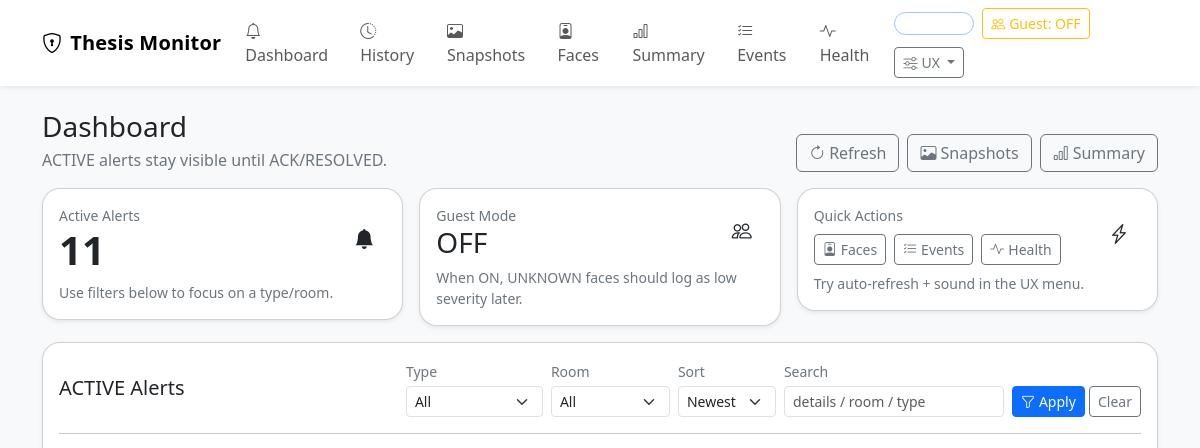
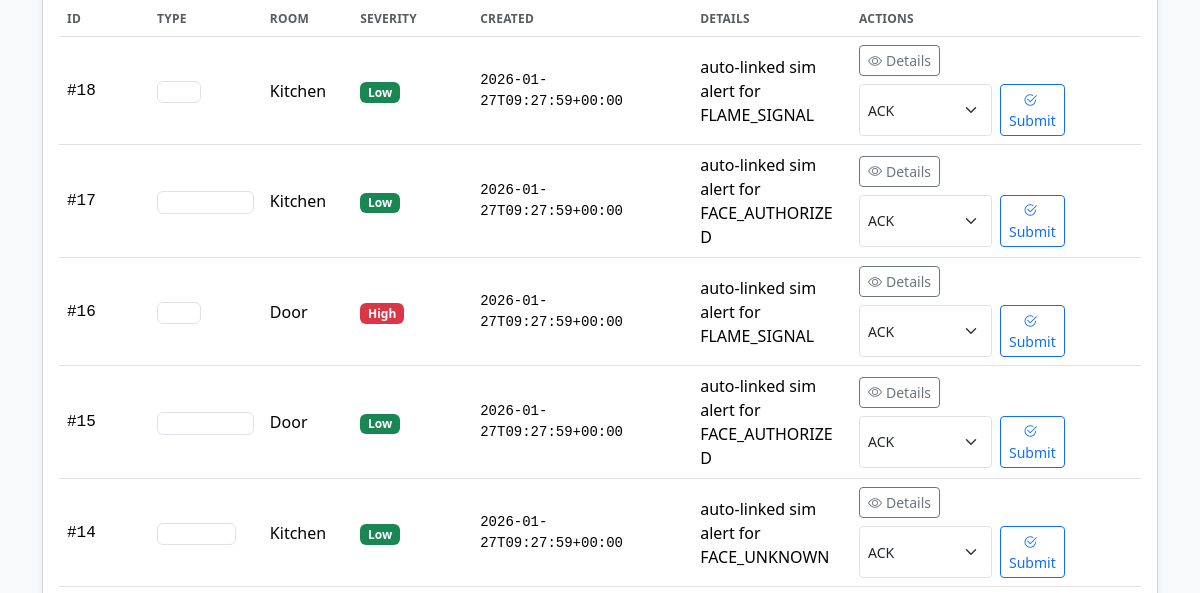
Page /dashboard (upper part) on the earlier database version (2 pictures, top to bottom).
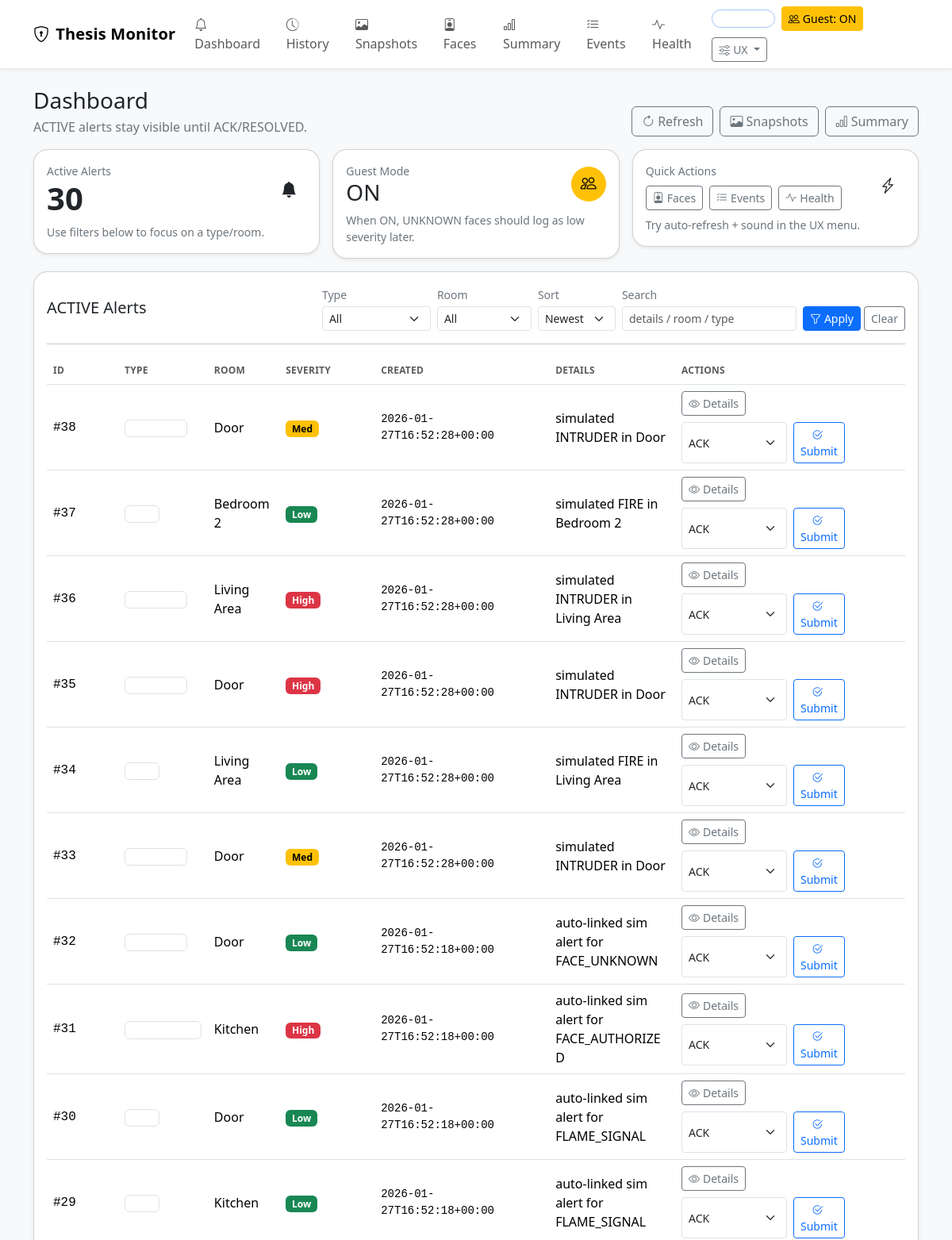
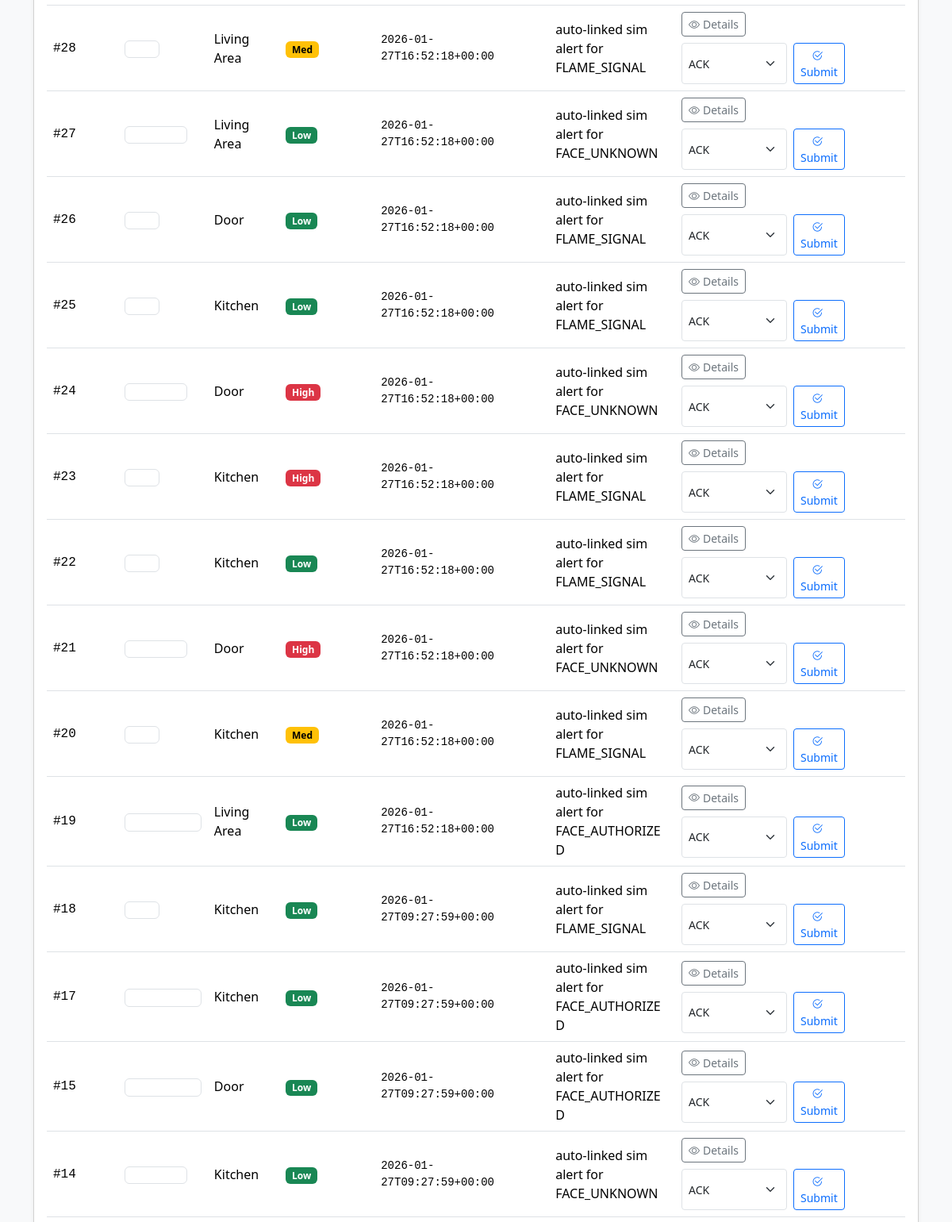
Same page on the later database version (2 pictures, top to bottom).
### tables this page shows
CREATE TABLE alerts (
        id INTEGER PRIMARY KEY AUTOINCREMENT,
        type TEXT NOT NULL,
        room TEXT,
        severity INTEGER NOT NULL DEFAULT 1,
        status TEXT NOT NULL DEFAULT 'ACTIVE', -- ACTIVE | ACK | RESOLVED
        ts TEXT NOT NULL,
        ack_ts TEXT,
        snapshot_path TEXT,
        details TEXT
    );

### pi/app.py (the view)
@app.get("/dashboard")
def dashboard():
    type_filter = request.args.get("type", "").strip()
    room_filter = request.args.get("room", "").strip()
    q = request.args.get("q", "").strip()
    sort = request.args.get("sort", "newest").strip()
    alerts = list_active_alerts(type_filter=type_filter, room_filter=room_filter, q=q, sort=sort)
    types = distinct_alert_types()
    rooms = distinct_alert_rooms()
    return render_template(
        "dashboard.html",
        alerts=alerts,
        types=types,
        rooms=rooms,
        type_filter=type_filter,
        room_filter=room_filter,
        q=q,
        sort=sort,
    )

### pi/app.py (called while the page is built)
@app.context_processor
def inject_globals():
    return {
        "guest_mode": get_guest_mode(),
        "active_alert_count": count_active_alerts(),
    }

### pi/db.py (called while the page is built)
def get_conn() -> sqlite3.Connection:
    os.makedirs(os.path.dirname(DB_PATH), exist_ok=True)
    conn = sqlite3.connect(DB_PATH, check_same_thread=False)
    conn.row_factory = sqlite3.Row
    return conn

def list_active_alerts(limit: int = 200, type_filter: str = "", room_filter: str = "", q: str = "", sort: str = "newest"):
    conn = get_conn()
    cur = conn.cursor()
    sql = "SELECT * FROM alerts WHERE status = 'ACTIVE'"
    params: List[Any] = []
    if type_filter:
        sql += " AND type = ?"
        params.append(type_filter)
    if room_filter:
        sql += " AND room = ?"
        params.append(room_filter)
    if q:
        sql += " AND (IFNULL(details,'') LIKE ? OR IFNULL(room,'') LIKE ? OR type LIKE ?)"
        like = f"%{q}%"
        params.extend([like, like, like])
    if sort == "severity":
        sql += " ORDER BY severity DESC, ts DESC"
    else:
        sql += " ORDER BY ts DESC"
    sql += " LIMIT ?"
    params.append(int(limit))
    cur.execute(sql, params)
    rows = cur.fetchall()
    conn.close()
    return rows

def distinct_alert_types():
    conn = get_conn()
    cur = conn.cursor()
    cur.execute("SELECT DISTINCT type FROM alerts ORDER BY type ASC;")
    rows = [r[0] for r in cur.fetchall()]
    conn.close()
    return rows

def distinct_alert_rooms():
    conn = get_conn()
    cur = conn.cursor()
    cur.execute("SELECT DISTINCT room FROM alerts WHERE room IS NOT NULL AND room != '' ORDER BY room ASC;")
    rows = [r[0] for r in cur.fetchall()]
    conn.close()
    return rows

def count_active_alerts() -> int:
    conn = get_conn()
    cur = conn.cursor()
    cur.execute("SELECT COUNT(*) as c FROM alerts WHERE status='ACTIVE';")
    c = int(cur.fetchone()["c"])
    conn.close()
    return c

def get_setting(key: str, default: str = "") -> str:
    conn = get_conn()
    cur = conn.cursor()
    cur.execute("SELECT value FROM settings WHERE key = ?", (key,))
    row = cur.fetchone()
    conn.close()
    return str(row["value"]) if row else default

def get_guest_mode() -> bool:
    return get_setting("guest_mode", "0") == "1"

### pi/templates/dashboard.html (shortened to what this page needs)
{% extends "base.html" %}
{% block content %}
  <div class="d-flex flex-wrap gap-2 justify-content-between align-items-end mb-3">
    <div>
      <h3 class="mb-1">Dashboard</h3>
      <div class="text-secondary">ACTIVE alerts stay visible until ACK/RESOLVED.</div>
    </div>
    <div class="d-flex gap-2">
      <a class="btn btn-outline-secondary" href="{{ url_for('dashboard') }}"><i class="bi bi-arrow-clockwise me-1"></i>Refresh</a>
      <a class="btn btn-outline-secondary" href="{{ url_for('snapshots') }}"><i class="bi bi-image me-1"></i>Snapshots</a>
      <a class="btn btn-outline-secondary" href="{{ url_for('summary') }}"><i class="bi bi-bar-chart me-1"></i>Summary</a>
    </div>
  </div>
  <div class="row g-3 mb-3">
    <div class="col-12 col-lg-4">
      <div class="card shadow-sm">
        <div class="card-body">
          <div class="d-flex justify-content-between align-items-center">
            <div>
              <div class="text-secondary small">Active Alerts</div>
              <div class="display-6 fw-semibold">{{ active_alert_count }}</div>
            </div>
            <div class="icon-pill text-bg-primary-subtle"><i class="bi bi-bell-fill"></i></div>
          </div>
          <div class="text-secondary small mt-2">Use filters below to focus on a type/room.</div>
        </div>
      </div>
    </div>
    <div class="col-12 col-lg-4">
      <div class="card shadow-sm">
        <div class="card-body">
          <div class="d-flex justify-content-between align-items-center">
            <div>
              <div class="text-secondary small">Guest Mode</div>
              <div class="h3 mb-0">{{ "ON" if guest_mode else "OFF" }}</div>
            </div>
            <div class="icon-pill {{ 'text-bg-warning' if guest_mode else 'text-bg-secondary-subtle' }}"><i class="bi bi-people"></i></div>
          </div>
          <div class="text-secondary small mt-2">When ON, UNKNOWN faces should log as low severity later.</div>
        </div>
      </div>
    </div>
    <div class="col-12 col-lg-4">
      <div class="card shadow-sm">
        <div class="card-body">
          <div class="d-flex justify-content-between align-items-center">
            <div>
              <div class="text-secondary small">Quick Actions</div>
              <div class="d-flex flex-wrap gap-2 mt-2">
                <a class="btn btn-sm btn-outline-secondary" href="{{ url_for('faces') }}"><i class="bi bi-person-badge me-1"></i>Faces</a>
                <a class="btn btn-sm btn-outline-secondary" href="{{ url_for('events') }}"><i class="bi bi-list-check me-1"></i>Events</a>
                <a class="btn btn-sm btn-outline-secondary" href="{{ url_for('health') }}"><i class="bi bi-activity me-1"></i>Health</a>
              </div>
            </div>
            <div class="icon-pill text-bg-success-subtle"><i class="bi bi-lightning-charge"></i></div>
          </div>
          <div class="text-secondary small mt-2">Try auto-refresh + sound in the UX menu.</div>
        </div>
      </div>
    </div>
  </div>
  <div class="card shadow-sm">
    <div class="card-body">
      <div class="d-flex flex-wrap gap-2 justify-content-between align-items-center">
        <h5 class="mb-0">ACTIVE Alerts</h5>
        <form method="get" class="row g-2 align-items-end">
          <div class="col-12 col-md-auto">
            <label class="form-label small text-secondary mb-1">Type</label>
            <select name="type" class="form-select form-select-sm">
              <option value="">All</option>
            </select>
          </div>
          <div class="col-12 col-md-auto">
            <label class="form-label small text-secondary mb-1">Room</label>
            <select name="room" class="form-select form-select-sm">
              <option value="">All</option>
            </select>
          </div>
          <div class="col-12 col-md-auto">
            <label class="form-label small text-secondary mb-1">Sort</label>
            <select name="sort" class="form-select form-select-sm">
              <option value="newest" {{ "selected" if sort=="newest" else "" }}>Newest</option>
            </select>
          </div>
          <div class="col-12 col-md-auto">
            <label class="form-label small text-secondary mb-1">Search</label>
            <input name="q" value="{{ q }}" class="form-control form-control-sm" placeholder="details / room / type">
          </div>
          <div class="col-12 col-md-auto">
            <button class="btn btn-sm btn-primary" type="submit"><i class="bi bi-funnel me-1"></i>Apply</button>
            <a class="btn btn-sm btn-outline-secondary" href="{{ url_for('dashboard') }}">Clear</a>
          </div>
        </form>
      </div>
      <hr class="my-3">
      {% if alerts|length == 0 %}
        <div class="text-secondary">No active alerts.</div>
      {% else %}
        <div class="table-responsive">
          <table class="table table-hover align-middle mb-0">
            <thead>
              <tr>
                <th style="width: 90px;">ID</th>
                <th>Type</th>
                <th>Room</th>
                <th style="width: 120px;">Severity</th>
                <th style="width: 220px;">Created</th>
                <th>Details</th>
                <th style="width: 290px;">Actions</th>
              </tr>
            </thead>
            <tbody>
              {% for a in alerts %}
              <tr>
                <td class="font-monospace">#{{ a["id"] }}</td>
                <td><span class="badge text-bg-dark-subtle border">{{ a["type"] }}</span></td>
                <td>{{ a["room"] or "-" }}</td>
                <td>
                  {% if a["severity"]|int >= 3 %}
                    <span class="badge text-bg-danger">High</span>
                  {% elif a["severity"]|int == 2 %}
                    <span class="badge text-bg-warning">Med</span>
                  {% else %}
                    <span class="badge text-bg-success">Low</span>
                  {% endif %}
                </td>
                <td class="font-monospace small">{{ a["ts"] }}</td>
                <td class="text-break">{{ a["details"] or "" }}</td>
                <td>
                  <div class="d-flex gap-2 flex-wrap">
                    <a class="btn btn-sm btn-outline-secondary" href="{{ url_for('alert_details', alert_id=a['id']) }}">
                      <i class="bi bi-eye me-1"></i>Details
                    </a>
                    <form method="post" action="{{ url_for('ack', alert_id=a['id']) }}" class="d-flex gap-2">
                      <select name="status" class="form-select form-select-sm" style="max-width: 140px;">
                        <option value="ACK">ACK</option>
                      </select>
                      <button class="btn btn-sm btn-outline-primary" type="submit">
                        <i class="bi bi-check2-circle me-1"></i>Submit
                      </button>
                    </form>
                  </div>
                </td>
              </tr>
              {% endfor %}
            </tbody>
          </table>
        </div>
      {% endif %}
    </div>
  </div>
{% endblock %}

### pi/templates/base.html (shortened to what this page needs)
<!doctype html>
<html lang="en" data-bs-theme="light">
<head>
  <link href="https://cdn.jsdelivr.net/npm/bootstrap@5.3.3/dist/css/bootstrap.min.css" rel="stylesheet">
  <link href="https://cdn.jsdelivr.net/npm/bootstrap-icons@1.11.3/font/bootstrap-icons.css" rel="stylesheet">
  <link href="{{ url_for('static', filename='app.css') }}" rel="stylesheet">
</head>
<body class="bg-body-tertiary">
  <nav class="navbar navbar-expand-lg bg-body shadow-sm sticky-top">
    <div class="container">
      <a class="navbar-brand fw-semibold" href="{{ url_for('dashboard') }}">
        <i class="bi bi-shield-lock me-2"></i>Thesis Monitor
      </a>
      <div class="collapse navbar-collapse" id="nav">
        <ul class="navbar-nav me-auto mb-2 mb-lg-0">
          <li class="nav-item"><a class="nav-link" href="{{ url_for('dashboard') }}"><i class="bi bi-bell me-1"></i>Dashboard</a></li>
          <li class="nav-item"><a class="nav-link" href="{{ url_for('history') }}"><i class="bi bi-clock-history me-1"></i>History</a></li>
          <li class="nav-item"><a class="nav-link" href="{{ url_for('snapshots') }}"><i class="bi bi-image me-1"></i>Snapshots</a></li>
          <li class="nav-item"><a class="nav-link" href="{{ url_for('faces') }}"><i class="bi bi-person-badge me-1"></i>Faces</a></li>
          <li class="nav-item"><a class="nav-link" href="{{ url_for('summary') }}"><i class="bi bi-bar-chart me-1"></i>Summary</a></li>
          <li class="nav-item"><a class="nav-link" href="{{ url_for('events') }}"><i class="bi bi-list-check me-1"></i>Events</a></li>
          <li class="nav-item"><a class="nav-link" href="{{ url_for('health') }}"><i class="bi bi-activity me-1"></i>Health</a></li>
        </ul>
        <div class="d-flex gap-2 align-items-center flex-wrap">
          <span id="activePill" class="badge rounded-pill text-bg-primary-subtle border border-primary-subtle" data-active-count="{{ active_alert_count }}">
          </span>
          <form method="post" action="{{ url_for('toggle_guest_mode') }}">
            <button type="submit" class="btn btn-sm {{ 'btn-warning' if guest_mode else 'btn-outline-warning' }}">
              <i class="bi bi-people me-1"></i>Guest: {{ "ON" if guest_mode else "OFF" }}
            </button>
          </form>
          <div class="btn-group">
            <button class="btn btn-sm btn-outline-secondary dropdown-toggle" data-bs-toggle="dropdown" aria-expanded="false">
              <i class="bi bi-sliders me-1"></i>UX
            </button>
          </div>
        </div>
      </div>
    </div>
  </nav>
  <main class="container my-4">
    {% block content %}{% endblock %}
  </main>
</body>
</html>

### thesis_ui_v3/pi/static/app.css (style rules this page uses)
.icon-pill { width: 44px; height: 44px; border-radius: 999px; display: inline-flex; align-items: center; justify-content: center; font-size: 20px; }
.card { border-radius: 18px; }
.table thead th { font-size: 12px; letter-spacing: .02em; text-transform: uppercase; color: var(--bs-secondary-color); }
.badge { font-weight: 600; }
.navbar-brand { letter-spacing: 0.2px; }

Differences in the rows shown:
no longer on this page (row edited): alerts: id "16", room "Door", severity "High", ts "2026-01-27T09:27:59+00:00", details "auto-linked sim alert for FLAME_SIGNAL"
added alerts: id "38", room "Door", severity "Med", ts "2026-01-27T16:52:28+00:00", details "simulated INTRUDER in Door"
added alerts: id "37", room "Bedroom 2", severity "Low", ts "2026-01-27T16:52:28+00:00", details "simulated FIRE in Bedroom 2"
added alerts: id "36", room "Living Area", severity "High", ts "2026-01-27T16:52:28+00:00", details "simulated INTRUDER in Living Area"
added alerts: id "35", room "Door", severity "High", ts "2026-01-27T16:52:28+00:00", details "simulated INTRUDER in Door"
added alerts: id "34", room "Living Area", severity "Low", ts "2026-01-27T16:52:28+00:00", details "simulated FIRE in Living Area"
added alerts: id "33", room "Door", severity "Med", ts "2026-01-27T16:52:28+00:00", details "simulated INTRUDER in Door"
added alerts: id "32", room "Door", severity "Low", ts "2026-01-27T16:52:18+00:00", details "auto-linked sim alert for FACE_UNKNOWN"
added alerts: id "31", room "Kitchen", severity "High", ts "2026-01-27T16:52:18+00:00", details "auto-linked sim alert for FACE_AUTHORIZED"
added alerts: id "30", room "Door", severity "Low", ts "2026-01-27T16:52:18+00:00", details "auto-linked sim alert for FLAME_SIGNAL"
added alerts: id "29", room "Kitchen", severity "Low", ts "2026-01-27T16:52:18+00:00", details "auto-linked sim alert for FLAME_SIGNAL"
added alerts: id "28", room "Living Area", severity "Med", ts "2026-01-27T16:52:18+00:00", details "auto-linked sim alert for FLAME_SIGNAL"
added alerts: id "27", room "Living Area", severity "Low", ts "2026-01-27T16:52:18+00:00", details "auto-linked sim alert for FACE_UNKNOWN"
added alerts: id "26", room "Door", severity "Low", ts "2026-01-27T16:52:18+00:00", details "auto-linked sim alert for FLAME_SIGNAL"
added alerts: id "25", room "Kitchen", severity "Low", ts "2026-01-27T16:52:18+00:00", details "auto-linked sim alert for FLAME_SIGNAL"
added alerts: id "24", room "Door", severity "High", ts "2026-01-27T16:52:18+00:00", details "auto-linked sim alert for FACE_UNKNOWN"
added alerts: id "23", room "Kitchen", severity "High", ts "2026-01-27T16:52:18+00:00", details "auto-linked sim alert for FLAME_SIGNAL"
added alerts: id "22", room "Kitchen", severity "Low", ts "2026-01-27T16:52:18+00:00", details "auto-linked sim alert for FLAME_SIGNAL"
added alerts: id "21", room "Door", severity "High", ts "2026-01-27T16:52:18+00:00", details "auto-linked sim alert for FACE_UNKNOWN"
added alerts: id "20", room "Kitchen", severity "Med", ts "2026-01-27T16:52:18+00:00", details "auto-linked sim alert for FLAME_SIGNAL"
added alerts: id "19", room "Living Area", severity "Low", ts "2026-01-27T16:52:18+00:00", details "auto-linked sim alert for FACE_AUTHORIZED"
Other differences:
{{ "ON" if guest_mode else "OFF" }}: "OFF" → "ON"
{{ active_alert_count }}: "11" → "30"
